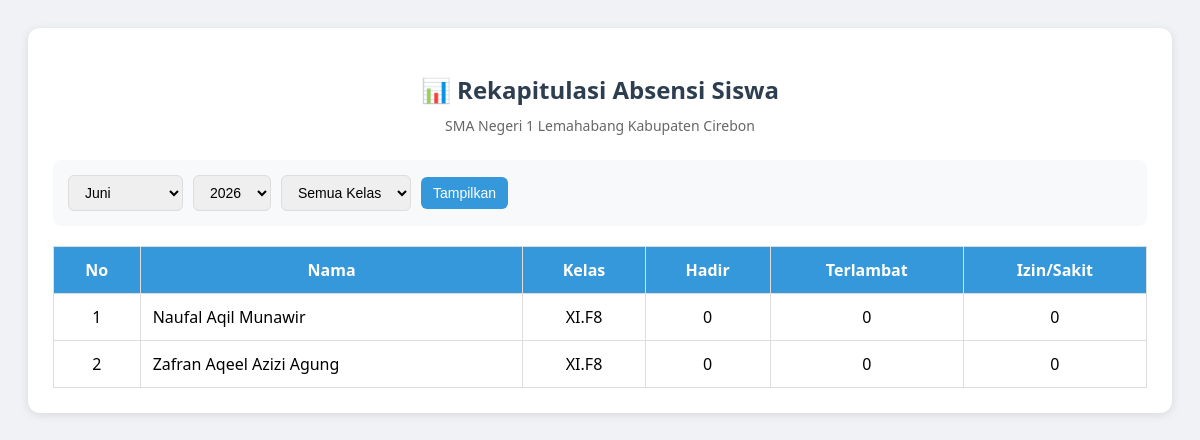
/pages/absensiProcess/rekapAbsensi.php (signed in), run on the app's committed database.
### tables this page shows
CREATE TABLE `users` (
  `nama` varchar(100) DEFAULT NULL,
  `kelas` varchar(20) DEFAULT NULL,
  `id` int(11) NOT NULL,
  `password` varchar(255) NOT NULL,
  `fullname` varchar(100) NOT NULL,
  `email` varchar(100) DEFAULT NULL,
  `role` enum('admin','user','manager') DEFAULT 'user',
  `created_at` timestamp NOT NULL DEFAULT current_timestamp()
);

### pages/absensiProcess/rekapAbsensi.php (the view, shortened to what this page needs)
<?php
include '../../config/connection.php';
$bulan = isset($_GET['bulan']) ? (int)$_GET['bulan'] : date('m');
$tahun = isset($_GET['tahun']) ? (int)$_GET['tahun'] : date('Y');
$query = "SELECT
    users.id,
    users.nama,
    users.kelas,
    COUNT(CASE WHEN absensi.status = 'hadir' OR absensi.status = 'terlambat' THEN 1 END) AS hadir,
    COUNT(CASE WHEN absensi.status = 'terlambat' THEN 1 END) AS terlambat,
    COUNT(CASE WHEN absensi.status = 'izin' OR absensi.status = 'sakit' THEN 1 END) AS izin
FROM users
LEFT JOIN absensi ON users.id = absensi.user_id
    AND MONTH(absensi.tanggal) = $bulan
    AND YEAR(absensi.tanggal) = $tahun
WHERE users.role = 'user'";
$query .= " GROUP BY users.id ORDER BY users.kelas ASC, users.nama ASC";
$result = mysqli_query($conn, $query);
?>
<!DOCTYPE html>
<html>
<head>
</head>
<body>
<div class="container">
    <h2>📊 Rekapitulasi Absensi Siswa</h2>
    <div class="subtitle">SMA Negeri 1 Lemahabang Kabupaten Cirebon</div>
    <form method="GET" class="filter-box">
        <select name="bulan">
            <option value="6" <?= $bulan == 6 ? 'selected' : '' ?>>Juni</option>
        </select>
        <select name="tahun">
            <?php for($i=date('Y'); $i>=2024; $i--): ?>
                <option value="<?= $i ?>" <?= $tahun == $i ? 'selected' : '' ?>><?= $i ?></option>
            <?php endfor; ?>
        </select>
        <select name="kelas">
            <option value="">Semua Kelas</option>
        </select>
        <button type="submit">Tampilkan</button>
    </form>
    <table>
        <thead>
            <tr>
                <th>No</th>
                <th>Nama</th>
                <th>Kelas</th>
                <th>Hadir</th>
                <th>Terlambat</th>
                <th>Izin/Sakit</th>
            </tr>
        </thead>
        <tbody>
            <?php $no = 1; ?>
            <?php if (mysqli_num_rows($result) > 0): ?>
                <?php while($row = mysqli_fetch_assoc($result)): ?>
                    <tr>
                        <td><?= $no++ ?></td>
                        <td style="text-align: left;"><?= htmlspecialchars($row['nama']) ?></td>
                        <td><?= htmlspecialchars($row['kelas']) ?></td>
                        <td><?= $row['hadir'] ?></td>
                        <td><?= $row['terlambat'] ?></td>
                        <td><?= $row['izin'] ?></td>
                    </tr>
                <?php endwhile; ?>
            <?php endif; ?>
        </tbody>
    </table>
</div>
</body>
</html>

### pages/absensiProcess/rekapAbsensi.php (style rules this page uses)
body { font-family: 'Segoe UI', Tahoma, Geneva, Verdana, sans-serif; background: #f0f2f5; padding: 20px; }
.container { max-width: 1200px; margin: 0 auto; background: white; padding: 25px; border-radius: 12px; box-shadow: 0 2px 10px rgba(0,0,0,0.1); }
h2 { color: #2c3e50; margin-bottom: 10px; text-align: center; }
.subtitle { text-align: center; color: #666; margin-bottom: 25px; font-size: 14px; }
.filter-box { background: #f8f9fa; padding: 15px; border-radius: 8px; margin-bottom: 20px; display: flex; gap: 10px; flex-wrap: wrap; align-items: center; }
.filter-box select, .filter-box button { padding: 8px 12px; border: 1px solid #ddd; border-radius: 6px; font-size: 14px; }
.filter-box button { background: #3498db; color: white; border: none; cursor: pointer; }
table { width: 100%; border-collapse: collapse; margin-top: 20px; }
th, td { border: 1px solid #ddd; padding: 12px; text-align: center; }
th { background: #3498db; color: white; }

### data on the page
users: nama "Naufal Aqil Munawir", kelas "XI.F8", hadir "0", terlambat "0", izin "0"
users: nama "Zafran Aqeel Azizi Agung", kelas "XI.F8", hadir "0", terlambat "0", izin "0"

### other printed values
form field tahun "2026"
